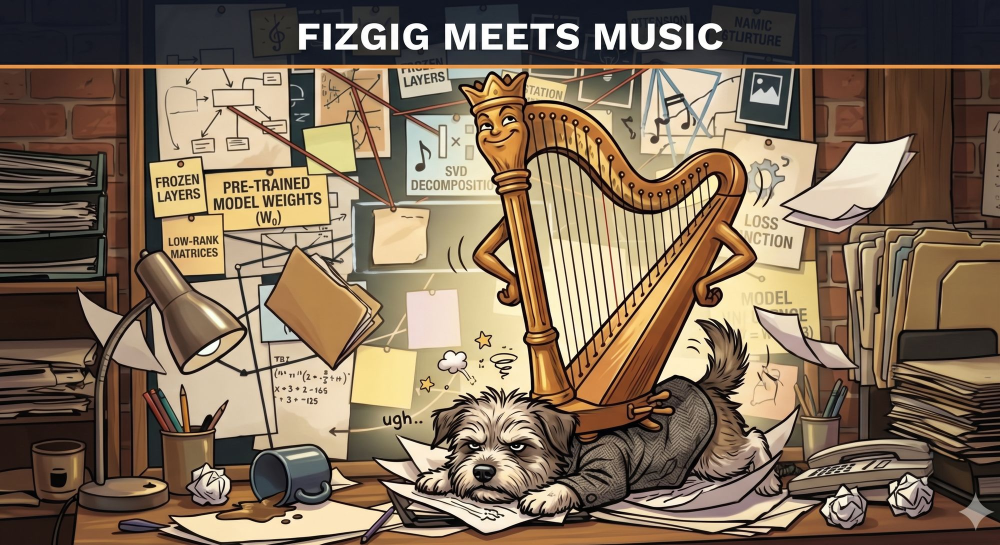
#> input picture assets/fizgig_meets_music.jpg, 2000 x 1090 px (shown at 1/2 size); its folder holds only this picture in this run
$ python -i masks.py   (imports and definitions only)
#> lines starting #> are read from the running program, lines starting #| are printed output that depends on the picture
"""Masked training: a grayscale mask beside a training image weights each pixel's loss - white counts fully, grey
partly, black at the floor the Training tab sets. The picture itself stays whole.

A mask is named after its image with OneTrainer's suffix, so masks made there work here: photo.jpg -> photo-masklabel.png
(any image format). Mask files are never training images: every listing of a dataset's pictures leaves them out
(is_mask_file). Light on imports on purpose - the web server's folder listings use it.

load_mask brings a mask onto a cached latent's grid with the crop the picture got when it was cached (the same
resize_image_to_bucket, the same original size and bucket), so it is read at train time and never cached: editing a
mask needs no re-encode."""
import os

MASK_SUFFIX = "-masklabel"
_EXTS = (".png", ".webp", ".jpg", ".jpeg", ".bmp", ".tif", ".tiff")
ASPECT_TOLERANCE = 0.02          # a mask whose shape is further off than this from its picture's is not used


def is_mask_file(path) -> bool:
    return os.path.splitext(os.path.basename(str(path)))[0].lower().endswith(MASK_SUFFIX)


# [49 lines left out: functions mask_for, mask_for_stem, folder_names, folder_masks, mask_weight, not called in this run]


MIN_COVER = 0.01        # a mask with less white than this (an all-black one) leaves nothing to train on: not used


# [5 lines left out: function aspect_ok, not called in this run]


def read_mask(path):
    """A mask file -> grayscale PIL image (L): its brightness, white = train. A transparent part counts as black (a
    white subject painted on an empty layer), and a 16-bit grayscale file keeps its full range."""
#> called with path = '../../../assets/fizgig_meets_music.jpg'
    import numpy as np
    from PIL import Image
    with Image.open(path) as im:
#> im is the input picture: PIL image 2000x1090 RGB; mean R, G, B 129.1, 109.5, 88.1
        im.load()
        if im.mode in ("I;16", "I;16B", "I;16L", "I"):
            a = np.asarray(im, dtype=np.float64)
            return Image.fromarray(np.clip(a / (257.0 if a.max() > 255 else 1.0), 0, 255).astype(np.uint8), "L")
        if im.mode in ("RGBA", "LA", "PA") or (im.mode == "P" and "transparency" in im.info):
            rgba = im.convert("RGBA")
            black = Image.new("RGBA", rgba.size, (0, 0, 0, 255))
            return Image.alpha_composite(black, rgba).convert("L")
        return im.convert("L")
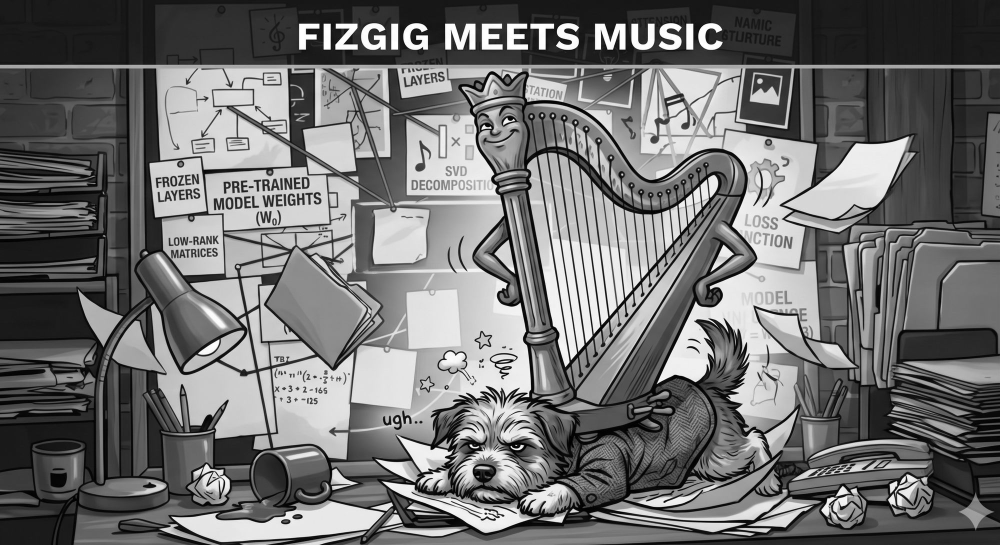
#> returned value: PIL image 2000x1090 L (shown at 1/2 size); min 0, max 255, mean 112.9


# [27 lines left out: functions exif_rotated, mask_problem, not called in this run]


_MEMO = {}


# [28 lines left out: function load_mask, not called in this run]


_REPORTS = {}


# [38 lines left out: function folder_report, not called in this run]

>>> result = read_mask('../../../assets/fizgig_meets_music.jpg')

$ run again, on assets/ace_repair_studio.png
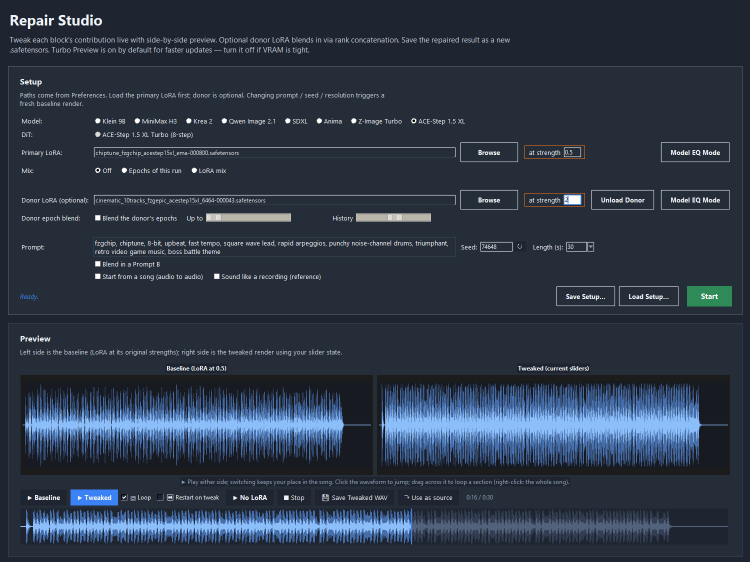
#> input picture assets/ace_repair_studio.png, 1499 x 1124 px (shown at 1/2 size)
#> in read_mask, im is the input picture: PIL image 1499x1124 RGB; mean R, G, B 45.3, 56.1, 71.4
#> in read_mask, `return im.convert("L")`:
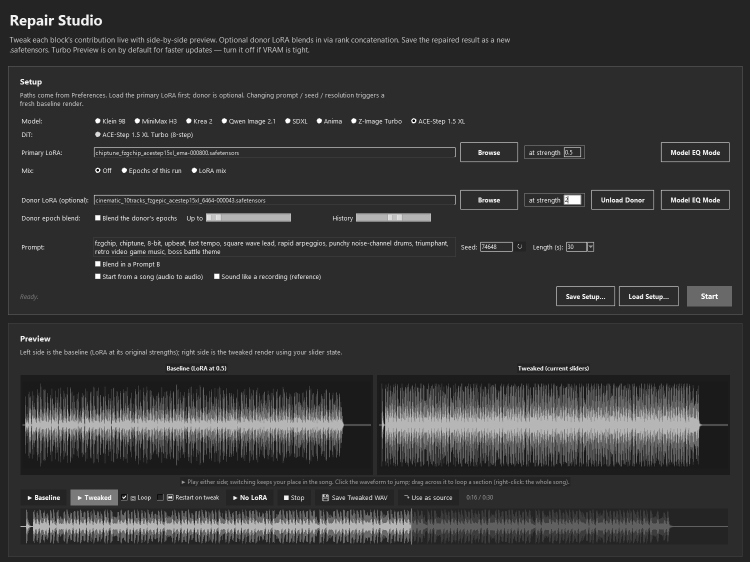
#> returned value: PIL image 1499x1124 L (shown at 1/2 size); min 0, max 255, mean 54.7
